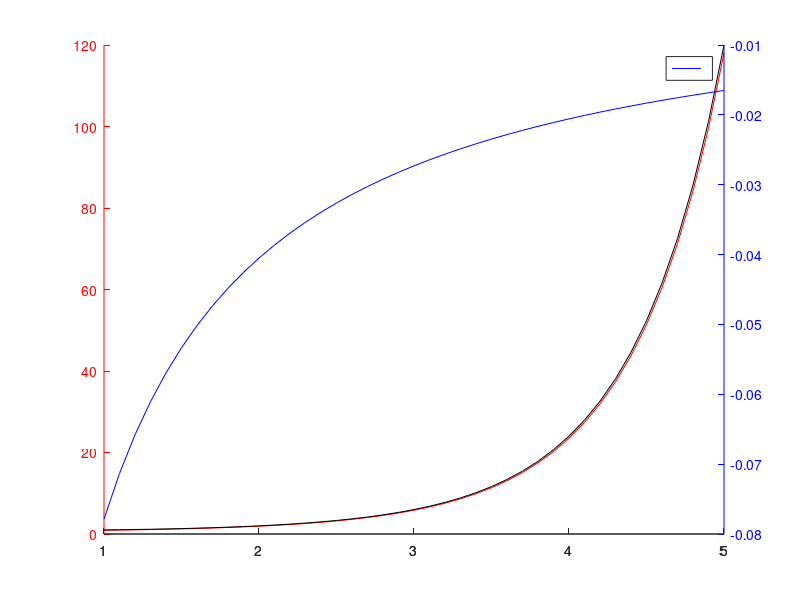

MATLAB code to generate this figure:
stirling = @(x)(sqrt(2*pi*x).*(x/exp(1)).^x);
% use stirling number to approach factorial(gamma)
x = 1:0.1:5;
S1 = stirling(x); 
S2 = gamma(x+1); % gamma function is the extension of factorial
error = (S1-S2)./S2;
figure;hold on;
hl1 = line(x,S1);set(hl1,'color','r');
hl2 = line(x,S2);set(hl2,'color','k');
ax(1) = gca;
set(ax(1),'YColor','r');
ax(2) = axes('Position',get(ax(1),'Position'),...
           'YAxisLocation','right',...
           'Color','none',...
           'YColor','b');
hl3 = line(x,error,'Parent',ax(2));
set(hl3,'color','b');
linkaxes(ax,'x');
legend('','','error')